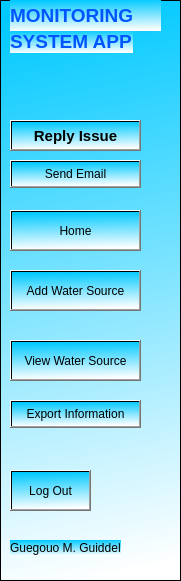
   <widget class="QFrame" name="frame_2">
    <property name="geometry">
     <rect>
      <x>0</x>
      <y>0</y>
      <width>181</width>
      <height>581</height>
     </rect>
    </property>
    <property name="styleSheet">
     <string notr="true">background-color: qlineargradient(spread:pad, x1:0.438, y1:0, x2:0.505455, y2:1, stop:0 rgba(0, 201, 255, 255), stop:1 rgba(255, 255, 255, 255));</string>
    </property>
    <property name="frameShape">
     <enum>QFrame::StyledPanel</enum>
    </property>
    <property name="frameShadow">
     <enum>QFrame::Raised</enum>
    </property>
    <widget class="QLabel" name="label_2">
     <property name="geometry">
      <rect>
       <x>10</x>
       <y>30</y>
       <width>123</width>
       <height>23</height>
      </rect>
     </property>
     <property name="font">
      <font>
       <pointsize>14</pointsize>
       <bold>true</bold>
      </font>
     </property>
     <property name="styleSheet">
      <string notr="true">color: rgb(0, 85, 255);</string>
     </property>
     <property name="text">
      <string>SYSTEM APP</string>
     </property>
    </widget>
    <widget class="QLabel" name="label_6">
     <property name="geometry">
      <rect>
       <x>10</x>
       <y>0</y>
       <width>151</width>
       <height>31</height>
      </rect>
     </property>
     <property name="font">
      <font>
       <pointsize>14</pointsize>
       <bold>true</bold>
      </font>
     </property>
     <property name="styleSheet">
      <string notr="true">color: rgb(0, 85, 255);</string>
     </property>
     <property name="text">
      <string>MONITORING</string>
     </property>
    </widget>
    <widget class="QPushButton" name="btnRateUs">
     <property name="geometry">
      <rect>
       <x>10</x>
       <y>120</y>
       <width>131</width>
       <height>31</height>
      </rect>
     </property>
     <property name="font">
      <font>
       <pointsize>11</pointsize>
       <bold>true</bold>
      </font>
     </property>
     <property name="styleSheet">
      <string notr="true"/>
     </property>
     <property name="text">
      <string>Reply Issue</string>
     </property>
    </widget>
    <widget class="QPushButton" name="btnContact">
     <property name="geometry">
      <rect>
       <x>10</x>
       <y>160</y>
       <width>131</width>
       <height>28</height>
      </rect>
     </property>
     <property name="text">
      <string>Send Email</string>
     </property>
     <property name="iconSize">
      <size>
       <width>18</width>
       <height>18</height>
      </size>
     </property>
    </widget>
    <widget class="QPushButton" name="btnHome">
     <property name="geometry">
      <rect>
       <x>10</x>
       <y>210</y>
       <width>131</width>
       <height>41</height>
      </rect>
     </property>
     <property name="text">
      <string>Home</string>
     </property>
     <property name="icon">
      <iconset resource="last.qrc/last.qrc">
       <normaloff>:/images/imageedit_5_5326030300.png</normaloff>:/images/imageedit_5_5326030300.png</iconset>
     </property>
    </widget>
    <widget class="QPushButton" name="btnAddBuz">
     <property name="geometry">
      <rect>
       <x>10</x>
       <y>270</y>
       <width>131</width>
       <height>41</height>
      </rect>
     </property>
     <property name="text">
      <string>Add Water Source</string>
     </property>
     <property name="icon">
      <iconset resource="last.qrc/last.qrc">
       <normaloff>:/images/icons8_add_24px.png</normaloff>:/images/icons8_add_24px.png</iconset>
     </property>
    </widget>
    <widget class="QPushButton" name="pushButton_18">
     <property name="geometry">
      <rect>
       <x>10</x>
       <y>470</y>
       <width>81</width>
       <height>41</height>
      </rect>
     </property>
     <property name="text">
      <string>Log Out</string>
     </property>
     <property name="icon">
      <iconset resource="last.qrc/last.qrc">
       <normaloff>:/images/exit.png</normaloff>:/images/exit.png</iconset>
     </property>
    </widget>
    <widget class="QPushButton" name="btnReply">
     <property name="geometry">
      <rect>
       <x>10</x>
       <y>340</y>
       <width>131</width>
       <height>41</height>
      </rect>
     </property>
     <property name="text">
      <string>View Water Source</string>
     </property>
     <property name="icon">
      <iconset resource="last.qrc/last.qrc">
       <normaloff>:/images/icons8_database_26px_2.png</normaloff>:/images/icons8_database_26px_2.png</iconset>
     </property>
    </widget>
    <widget class="QPushButton" name="btnContact_2">
     <property name="geometry">
      <rect>
       <x>10</x>
       <y>400</y>
       <width>131</width>
       <height>28</height>
      </rect>
     </property>
     <property name="text">
      <string>Export Information</string>
     </property>
     <property name="iconSize">
      <size>
       <width>18</width>
       <height>18</height>
      </size>
     </property>
    </widget>
    <widget class="QLabel" name="label_13">
     <property name="geometry">
      <rect>
       <x>10</x>
       <y>540</y>
       <width>111</width>
       <height>16</height>
      </rect>
     </property>
     <property name="text">
      <string>Guegouo M. Guiddel</string>
     </property>
    </widget>
   </widget>
